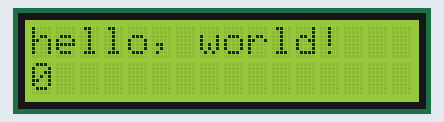
Simulated run of this sketch. Board: Arduino Uno, built with avr-gcc and run on an emulated ATmega328P. Parts: 16×2 character LCD.

Above: at 0.1 s.
At 4.1 s:
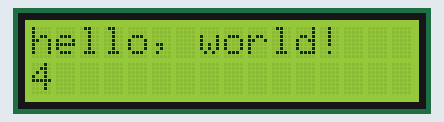
At 9.1 s:
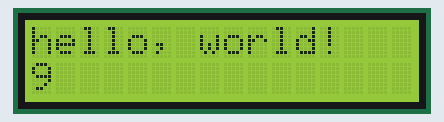
At 19.1 s:
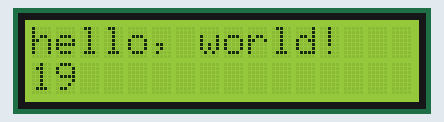
At 29.1 s:
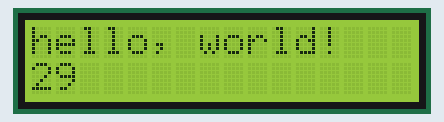
At 39.1 s:
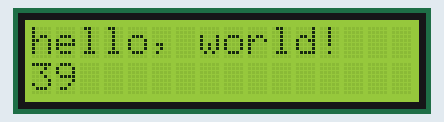

Measured:
- what the display in image 1 shows lasts 1.0 s, from 4.0 s to 5.0 s

The sketch:

Circuit_15.ino
```cpp
/* LIQUID CRYSTAL DISPLAY (LCD) */

#include <LiquidCrystal.h>

// lcd라는 이름으로 객체를 생성한다.
// 핀의 정보를 지정해 준다.
LiquidCrystal lcd(12,11,5,4,3,2);

void setup()
{
  // 우리가 사용하는 LCD는 16글자 2줄을 표현할 수 있다.
  lcd.begin(16, 2);

  // 마지막 실행할 때 남겨진 글자를 지운다.
  lcd.clear();

  // 한줄 표시 !
  lcd.print("hello, world!");

}

void loop()
{
  // 1번째줄(두 번째) 0번째 글자 위치에서 글쓰기 준비
  lcd.setCursor(0,1);

  // 리셋 이후 시간을 초단위로 표기

  lcd.print(millis()/1000);

  // 만약 글자를 지우고 싶을 때는 공백을 표시시킨다.
  // lcd.setCursor(0,1);   // 첫글자 위치로 가서
  // lcd.print("       "); // 지우고
  // lcd.setCursor(0,1);   // 다시 첫글자 위치로 가서
  // lcd.print(millis()/1000); // 값을 출력한다.

}
```
